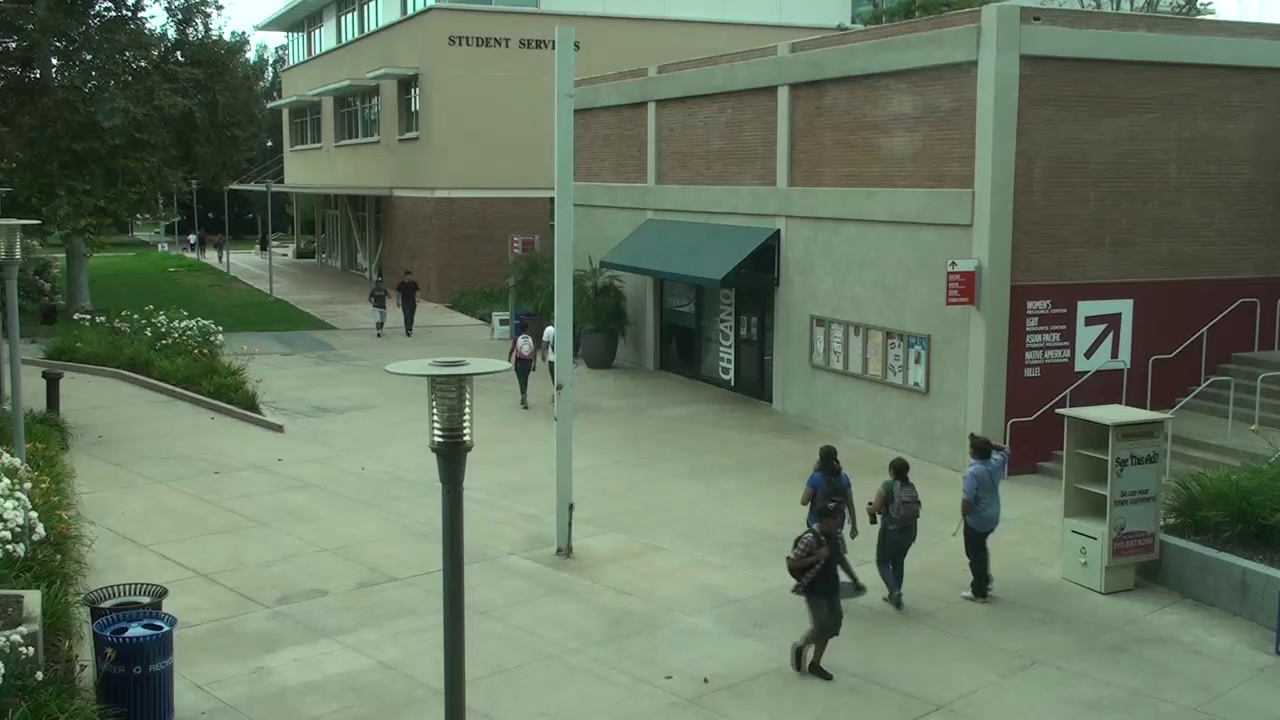
#> input picture frame 13 of example_Trim.mp4, 1280 x 720 px
$ jupyter execute Final_PT.ipynb
#> lines starting #> are read from the running program, lines starting #| are printed output that depends on the picture; after the words box and inside, x2 and y2 are one past the last pixel; in counts of white or black regions, pixels touching at a corner belong together
[cell 1]
import cv2

[cell 2]
cap = cv2.VideoCapture('/content/example_Trim.mp4')

[cell 3]
pedestrian_cascade = cv2.CascadeClassifier('/content/Final_train.xml')

[cell 4]
while True:
    # reads frames from a video
    ret, frames = cap.read()
#> frames is the input picture: shape (720, 1280, 3); mean B, G, R 95.5, 116.5, 101.2
    # convert to gray scale of each frames
    #gray = cv2.cvtColor(frames, cv2.COLOR_BGR2GRAY)
    # Detects pedestrians of different sizes in the input image
    pedestrians = pedestrian_cascade.detectMultiScale( frames, 1.1,1)
#> pedestrians = [[389, 266, 37, 75], [500, 323, 44, 89], [359, 263, 39, 78], [532, 321, 50, 100], [861, 499, 58, 117], [934, 448, 80, 161], [478, 219, 94, 188], [692, 200, 114, 228]]
    # To draw a rectangle in each pedestrians
    for (x,y,w,h) in pedestrians:
        cv2.rectangle(frames,(x,y),(x+w,y+h),(0,255,0),2)
        font = cv2.FONT_HERSHEY_DUPLEX
        cv2.putText(frames, 'Person', (x + 6, y - 6), font, 0.5, (0,
        255, 0), 1)
#> this loop made 8 passes
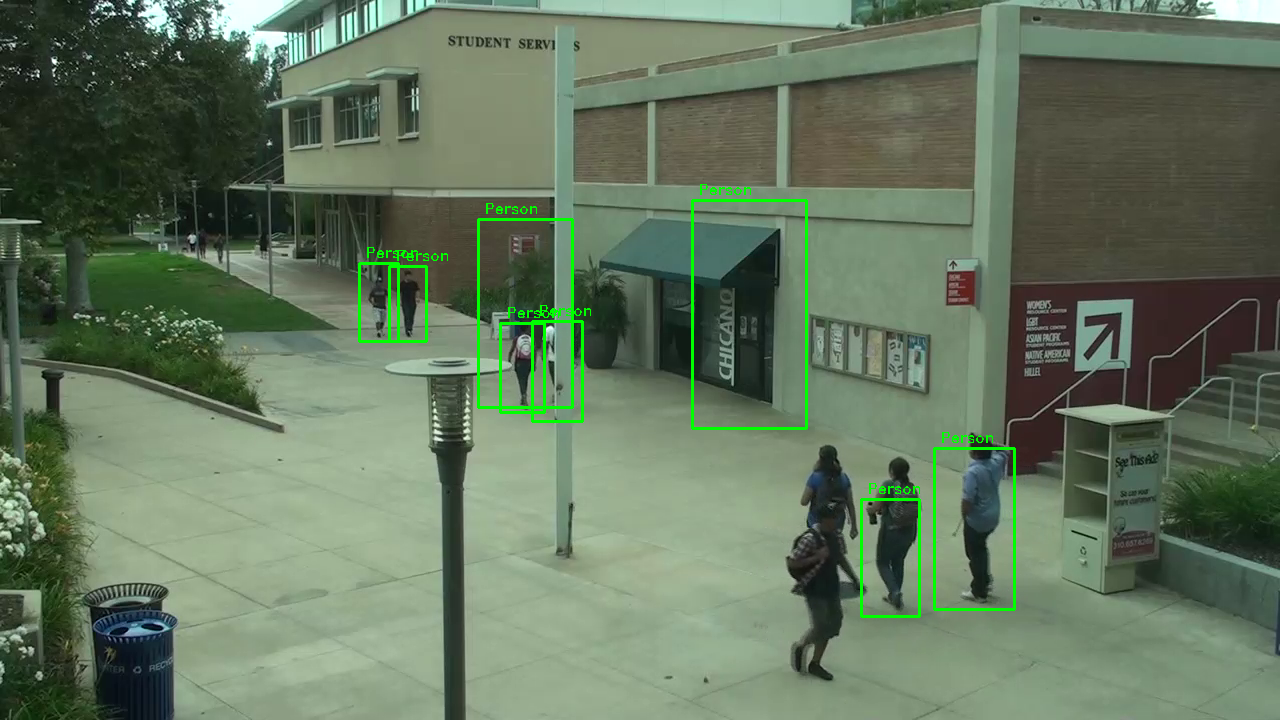
#> frames: shape (720, 1280, 3); 1.15% of pixels changed, all inside (x1, y1, x2, y2) = (358, 184, 1016, 618)
        # Display frames in a window
        #cv2.imshow('Pedestrian detection', frames)
    # Wait for Enter key to stop
    if cv2.waitKey(33) == 13:
#> (key Esc is pressed here)
        break
cap.release()


$ run again, starting later in the video
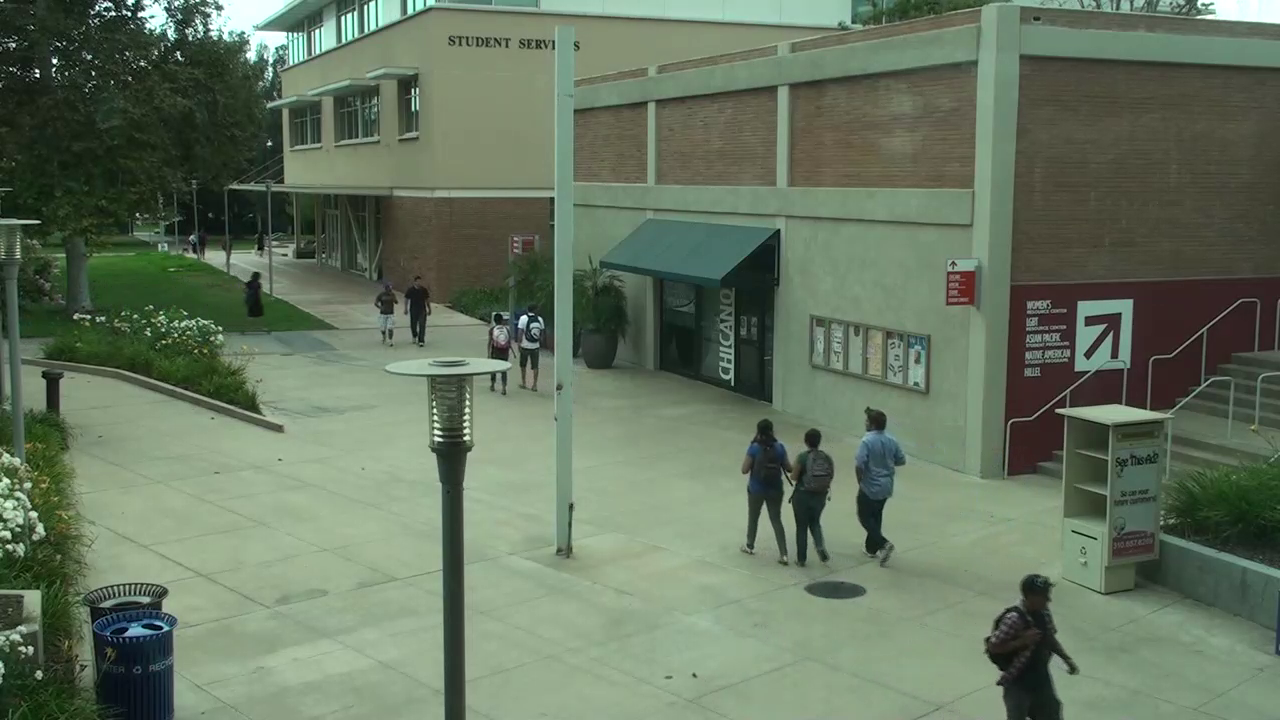
#> input picture frame 61 of example_Trim.mp4, 1280 x 720 px
#> frames is the input picture: shape (720, 1280, 3); mean B, G, R 95.6, 116.6, 101.3
#> pedestrians = [[397, 268, 41, 82], [233, 260, 38, 76], [364, 262, 43, 87], [32, 337, 38, 76], [771, 425, 73, 146], [734, 282, 184, 367]]
#> the loop `for (x,y,w,h) in pedestrians:` made 6 passes
#> after the loop `for (x,y,w,h) in pedestrians:`:
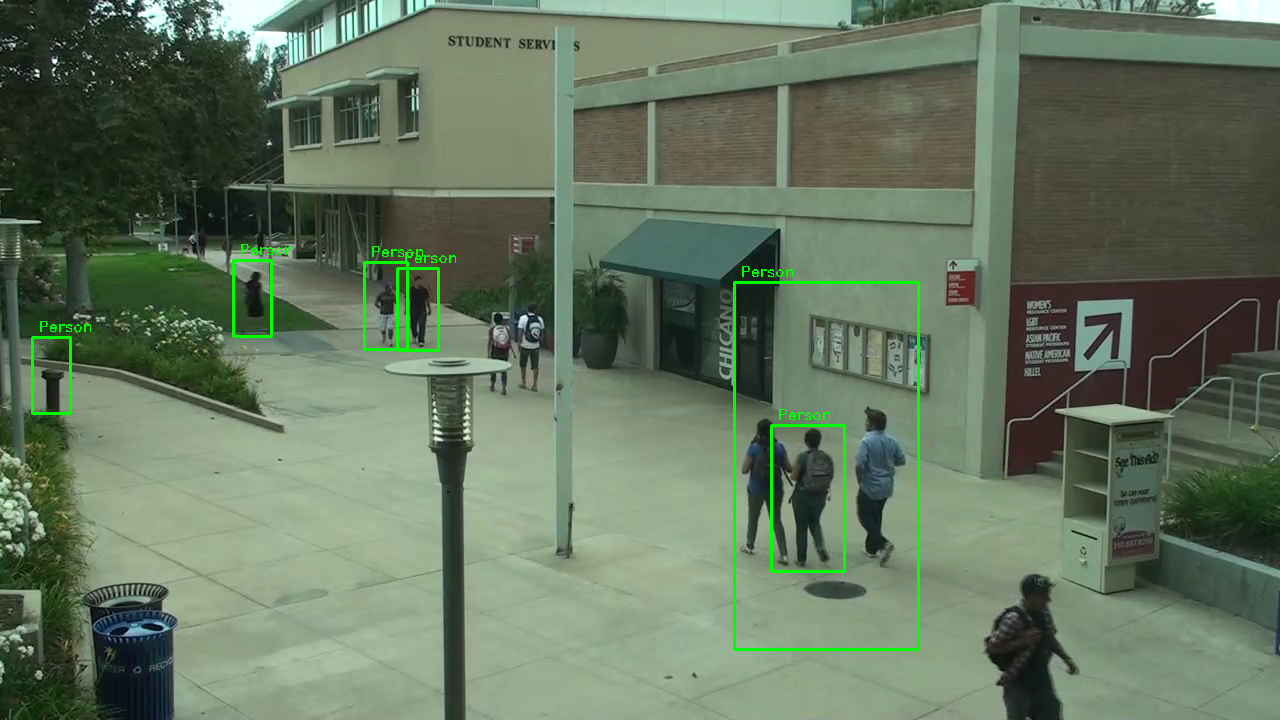
#> frames: shape (720, 1280, 3); 0.92% of pixels changed, all inside (x1, y1, x2, y2) = (31, 244, 920, 651)

$ run again, starting later in the video
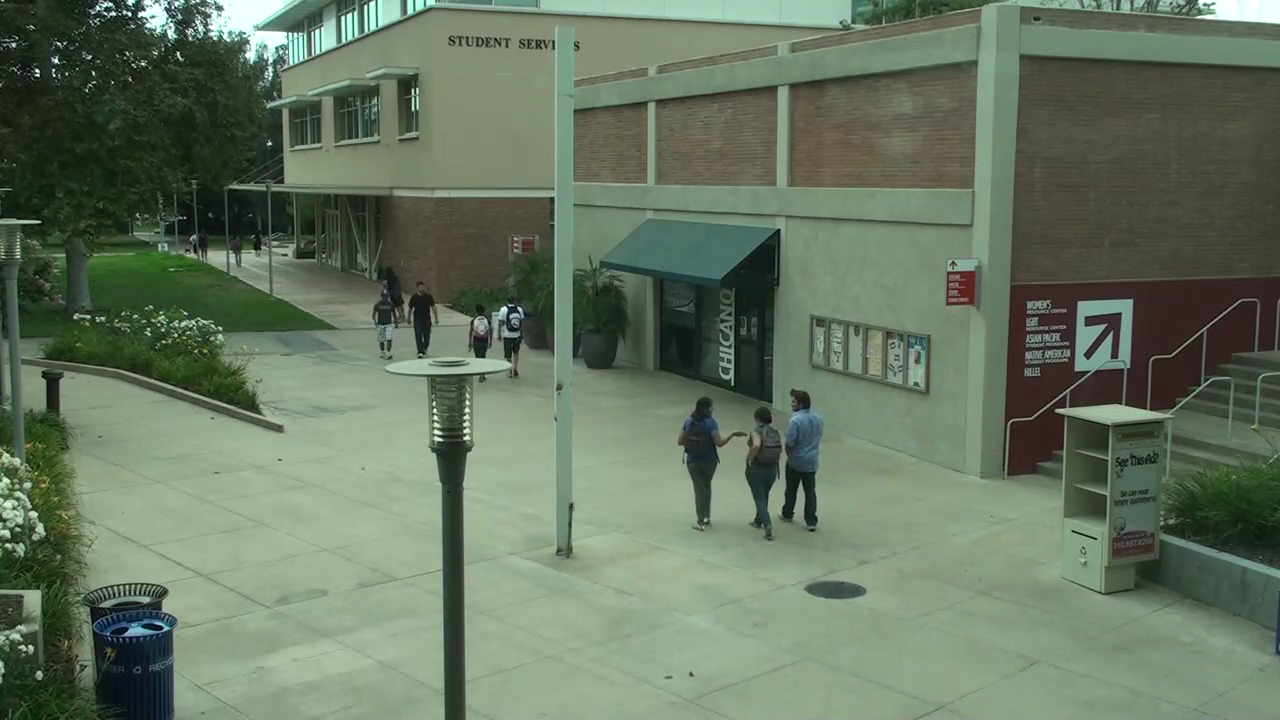
#> input picture frame 108 of example_Trim.mp4, 1280 x 720 px
#> frames is the input picture: shape (720, 1280, 3); mean B, G, R 96.7, 117.9, 102.5
#> pedestrians = [[400, 278, 42, 84], [494, 316, 37, 74], [732, 425, 56, 113], [356, 262, 55, 110], [660, 378, 79, 159], [524, 260, 76, 152], [368, 233, 152, 303], [564, 54, 310, 620]]
#> the loop `for (x,y,w,h) in pedestrians:` made 8 passes
#> after the loop `for (x,y,w,h) in pedestrians:`:
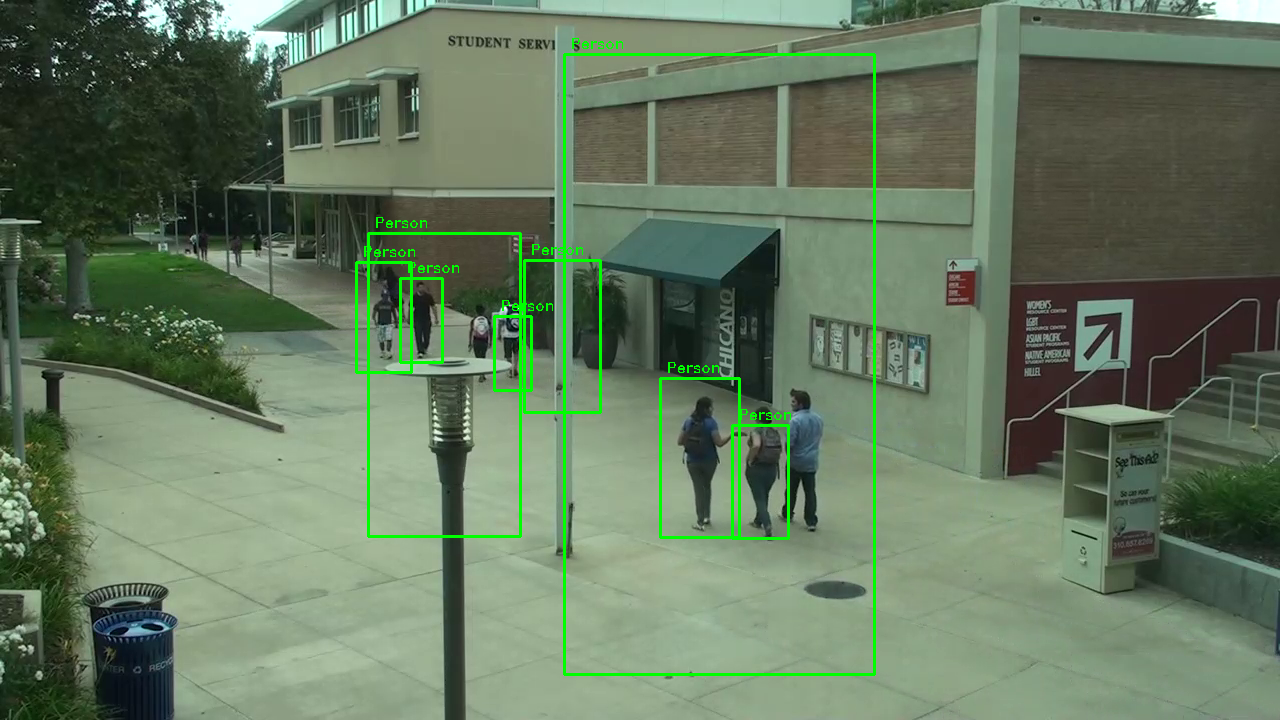
#> frames: shape (720, 1280, 3); 1.71% of pixels changed, all inside (x1, y1, x2, y2) = (355, 38, 876, 676)
